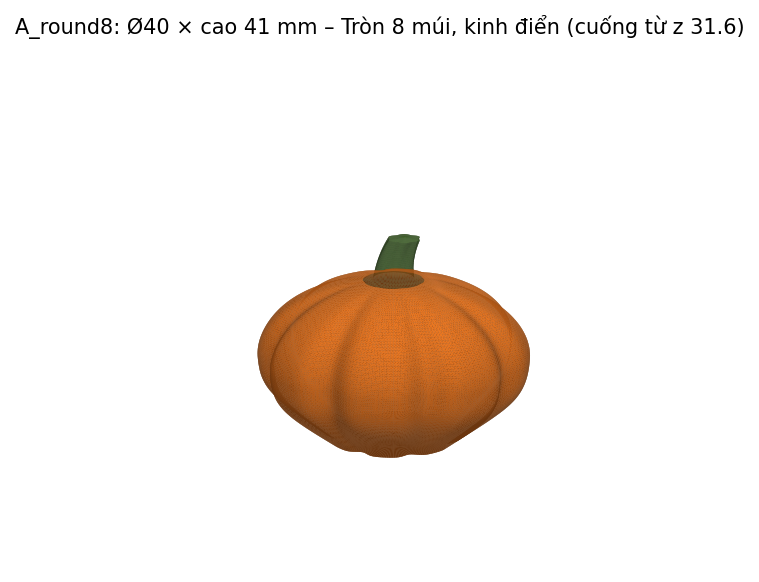
#> input picture claude-workspace/maker/halloween-pumpkin/design/concepts/A_round8.png, 759 x 582 px, given in place of D-ghep-truoc.png, which was not available
$ python make_contact_sheet_d.py
#> lines starting #> are read from the running program, lines starting #| are printed output that depends on the picture
"""contact-sheet-D.png: phuong an D (hop B + khung U tren de xoay C). Chay: python make_contact_sheet_d.py"""
from pathlib import Path
from PIL import Image, ImageDraw, ImageFont

HERE = Path(__file__).resolve().parent
FONTS = HERE.parents[2] / "studio" / "design" / "fonts"
BG, INK, MUTED, PINE = "#ECF1EF", "#16231D", "#56655E", "#1E5A45"


def font(size, bold=False):
    return ImageFont.truetype(str(FONTS / ("BeVietnamPro-Bold.ttf" if bold else "BeVietnamPro-Regular.ttf")), size)


items = [("D-ghep-truoc", "Trước (3/4) – đầu vít M3 hai bên khung U"), ("D-ghep-sau", "Sau: khe nhiệt + cổng USB"),
         ("D-ghep-tile", "Cỡ so với ổ điện 86 × 86 mm"), ("D-ghep-conhieu", "Nghiêng −24° và xoay pan 35°"),
         ("D-ghep-no", "Tách rời: đế (chốt giữa + 3 tai ma sát) · đĩa xoay · đáy lật có 2 lỗ treo + vùng dán 3M")]
CW, CH, PAD = 520, 390, 18
W = 3 * CW + 4 * PAD
H = 60 + 2 * (CH + 40) + 2 * PAD
sh = Image.new("RGB", (W, H), BG)
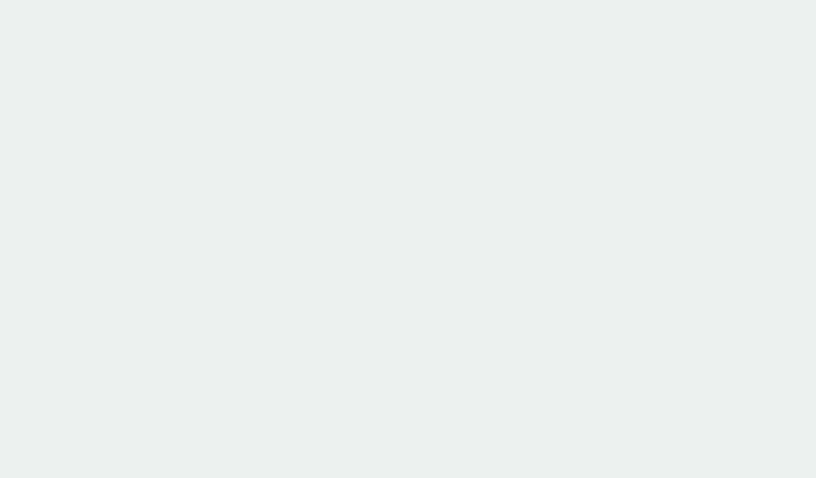
#> sh: PIL image 1632x956 RGB (shown at 1/2 size); mean R, G, B 236, 241, 239
d = ImageDraw.Draw(sh)
d.rectangle((PAD, PAD + 4, PAD + 6, PAD + 34), fill="#E8B33A")
d.text((PAD + 16, PAD), "Phương án D – hộp B + khung U trên đế xoay (Tuan chọn 2026-11-03)", font=font(24, True), fill=INK)
d.text((PAD + 16, PAD + 32), "Khối minh họa, chưa phải CAD. Màu chỉ để tham khảo. Khối mạch ước 27 × 40,5 × 20–25 mm (số cộng đồng, research-notes mục 5).", font=font(14), fill=MUTED)
for i, (k, cap) in enumerate(items):
    im = Image.open(HERE / "concepts" / f"{k}.png").convert("RGB")
    im = im.resize((CW, int(CW * im.height / im.width)), Image.LANCZOS)
#> im: PIL image 520x398 RGB
    x = PAD + (i % 3) * (CW + PAD)
    y = 70 + (i // 3) * (CH + 40)
    sh.paste(im, (x, y))
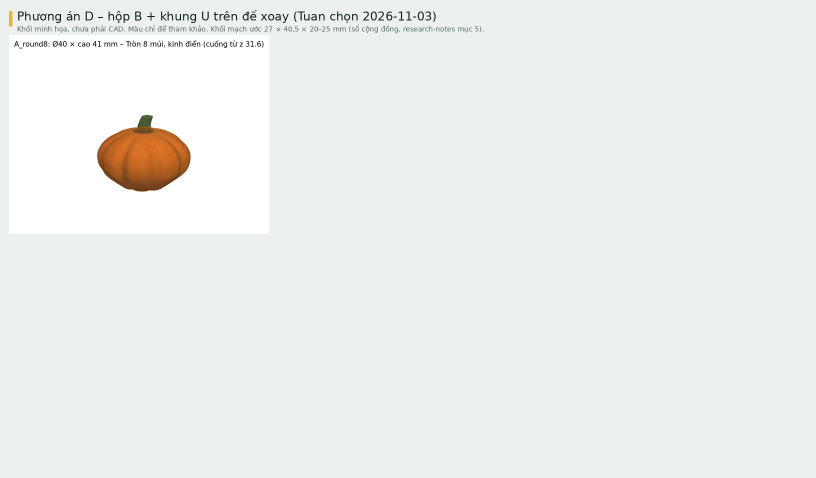
#> sh: PIL image 1632x956 RGB (shown at 1/2 size); mean R, G, B 236.5, 239.9, 237.4
    d.text((x + 6, y + im.height + 3), cap, font=font(13), fill=MUTED)
#> pass 2 of the loop `for i, (k, cap) in enumerate(items):`:
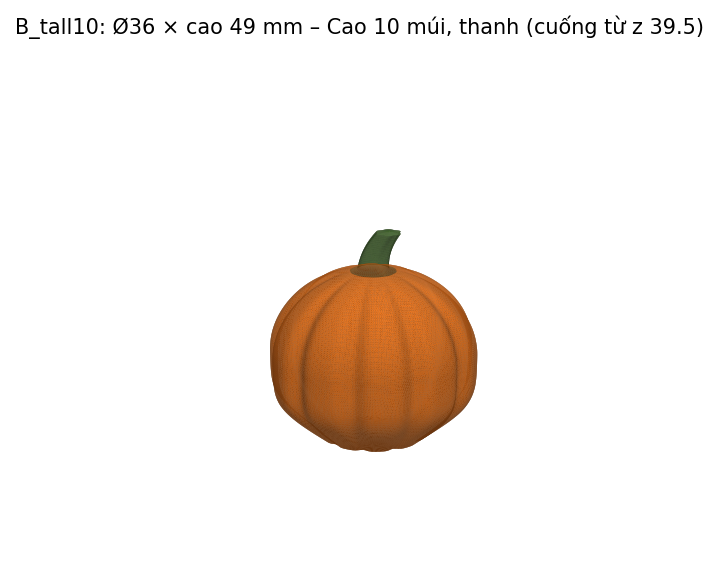
#> input picture claude-workspace/maker/halloween-pumpkin/design/concepts/B_tall10.png, 719 x 582 px, given in place of D-ghep-sau.png, which was not available
#> `sh.paste(im, (x, y))`:
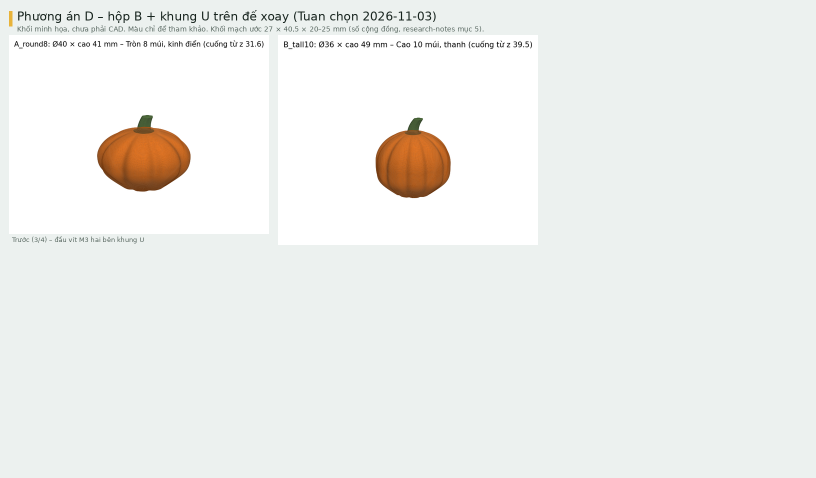
#> sh: PIL image 1632x956 RGB (shown at 1/2 size); mean R, G, B 238, 239.9, 237
#> (the run stopped early here; a loop or call above may not have finished)
